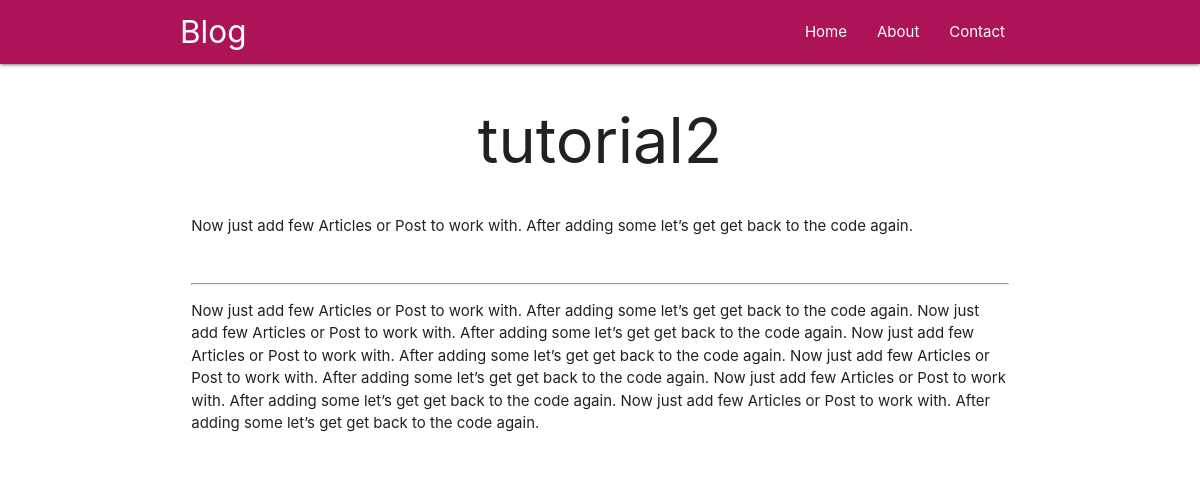
The app's page /post/2/ with its own data.
### post/models.py (models this page shows, shortened)
class Article(models.Model):
    title = models.CharField(max_length=200)
    preview = models.CharField(max_length=500)
    content = models.TextField(1000)
    posted = models.DateTimeField(auto_now_add=True)

### post/views.py (the view)
# urls.py: path('post/<int:id>/', post_detail, name='post_detail')
def post_detail(request, id):
    post = get_object_or_404(Article, id=id)
    return render(request, 'post/post_detail.html', {'post': post})

### post/templates/post/post_detail.html (shortened to what this page needs)
<!DOCTYPE html>
<html>
  <head>
    <link
      rel="stylesheet"
      href="https://cdnjs.cloudflare.com/ajax/libs/materialize/1.0.0/css/materialize.min.css"
    />
  </head>
  <body>
    <nav>
      <div class="nav-wrapper pink darken-3">
        <div class="container">
          <a href="/" class="brand-logo">Blog</a>
          <ul id="nav-mobile" class="right hide-on-med-and-down">
            <li><a href="/">Home</a></li>
            <li><a href="/about">About</a></li>
            <li><a href="/contact">Contact</a></li>
          </ul>
        </div>
      </div>
    </nav>
    <div class="container">
      <h1 class="center-align">{{ post.title }}</h1>
    </div>
    <div class="container">
      <div class="row">
        <div class="col s12 m12">
          <p>{{ post.preview }}</p>
          <br />
          <hr />
          <p>{{ post.content }}</p>
        </div>
      </div>
    </div>
  </body>
</html>

### records on screen
Article: title "tutorial2", preview "Now just add few Articles or Post to work with. After adding some let’s get get back to the code again.", content "Now just add few Articles or Post to work with. After adding some let’s get get back to the code again. Now just add few Articles or Post to work with. After adding some let’s get get back to the code again. Now just add few Articles or Post to work with. After adding some let’s get get back to the code again. Now just add few Articles or Post to work with. After adding some let’s get get back to the code again. Now just add few Articles or Post to work with. After adding some let’s get get back to the code again. Now just add few Articles or Post to work with. After adding some let’s get get back to the code again."
